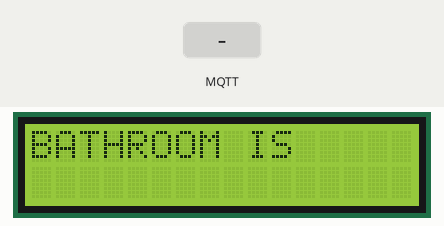
Recording of a sketch running on a simulated ESP8266 (NodeMCU). Parts: 16×2 character LCD. The inputs (shaded band) are chosen by the test bench. WiFi joins after 1.5 s; servers stay silent unless stated; no MQTT or app messages arrive unless stated; what the sketch prints to the serial monitor is not drawn.

Above: at 2.8 s.
2.9 s: MQTT message "on" arrives on the first subscribed topic
At 3.9 s:
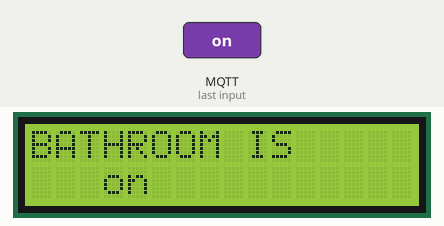
4.4 s: MQTT message "1" arrives on the first subscribed topic
At 5.0 s:
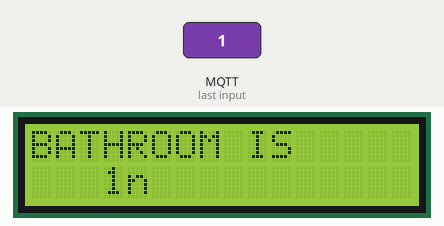
5.9 s: MQTT message "off" arrives on the first subscribed topic
At 7.1 s:
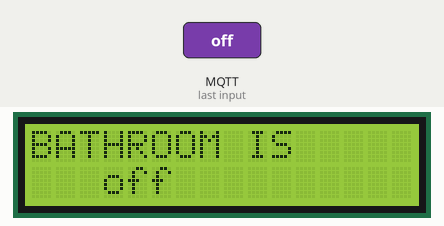
7.4 s: MQTT message "0" arrives on the first subscribed topic
At 8.4 s:
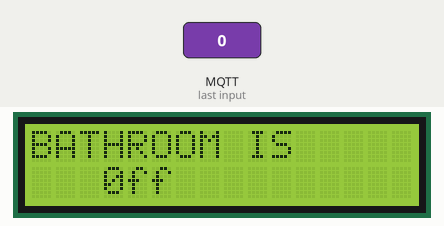
8.9 s: MQTT message "on" arrives on the first subscribed topic
At 9.6 s:
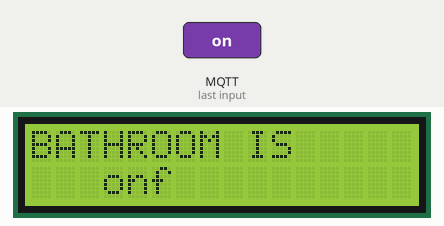
10.4 s: MQTT message "2" arrives on the first subscribed topic
At 10.7 s:
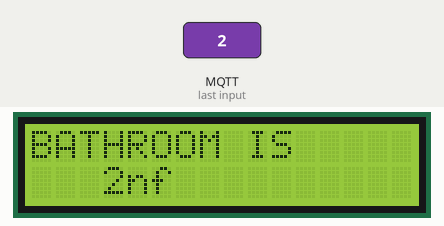
Timing chart, 0 to 12.9 s (numbered marks = the images above; inputs shaded):
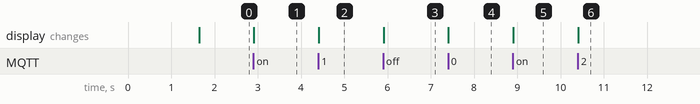

The sketch:

occupi-lcd.ino
```cpp
#include <ESP8266WiFi.h>
#include <PubSubClient.h>
#include <LiquidCrystal_I2C.h>

const char* SSID = "<SSID>";
const char* PSK = "<PASSWORD>";
const char* MQTT_BROKER = "192.168.178.191";

WiFiClient espClient;
PubSubClient client(espClient);

LiquidCrystal_I2C lcd(0x27, 16, 2);

char msg[50];

void setup() {
    Serial.begin(115200);
    setup_wifi();
    client.setServer(MQTT_BROKER, 1883);
    client.setCallback(onMessage);

     // lcd setup
     lcd.begin(16,2);
     lcd.init();
     lcd.backlight();
     lcd.setCursor(0, 0);
     lcd.print("BATHROOM IS");
}

void loop() {
   if (!client.connected()) {
        reconnect();
    }
    client.loop();
}

void setup_wifi() {
    delay(10);
    Serial.println();
    Serial.print("Connecting to ");
    Serial.println(SSID);

    WiFi.begin(SSID, PSK);

    while (WiFi.status() != WL_CONNECTED) {
        delay(500);
        Serial.print(".,");
    }

    Serial.println("");
    Serial.println("WiFi connected");
    Serial.println("IP address: ");
    Serial.println(WiFi.localIP());
}

void onMessage(char* topic, byte* payload, unsigned int length) {
    Serial.print("Received message [");
    Serial.print(topic);
    Serial.print("] ");
    char msg[length+1];
    for (int i = 0; i < length; i++) {
        Serial.print((char)payload[i]);
        msg[i] = (char)payload[i];
    }
    Serial.println();

    msg[length] = '\0';
    lcd.setCursor(7, 1);
    lcd.print("    ");
    lcd.setCursor(3, 1);
    lcd.print(msg);
    Serial.println(msg);
}

void reconnect() {
    while (!client.connected()) {
        Serial.println("Reconnecting MQTT...");
        if (!client.connect("ESP8266Client")) {
            Serial.print("failed, rc=");
            Serial.print(client.state());
            Serial.println(" retrying in 5 seconds");
            delay(5000);
        }
    }
    client.subscribe("BATHROOM");
    Serial.println("MQTT Connected...");
}
```

Measured:
- after the input at 2.9 s, the display: changes at once (image 1)
- after the input at 4.4 s, the display: changes at once (image 2)
- after the input at 5.9 s, the display: changes at once (image 3)
- after the input at 7.4 s, the display: changes at once (image 4)
- after the input at 8.9 s, the display: changes at once (image 5)
- after the input at 10.4 s, the display: changes at once (image 6)
